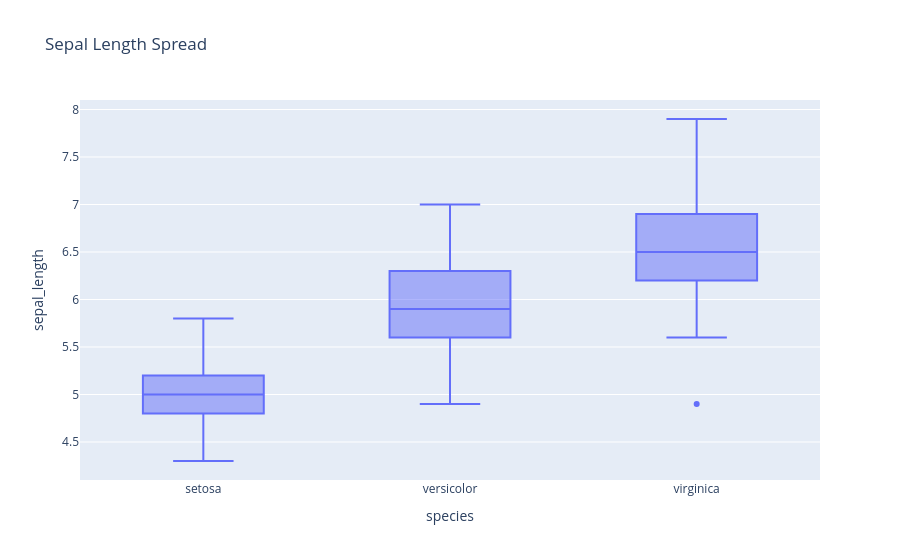

Notebook source saved alongside this figure:
### Code cell
fig = px.box(df, x="species", y="sepal_length", title="Sepal Length Spread")
fig.show()

### Figure 1 — Plotly figure (JSON) as saved in the notebook; plotly's stock layout.template omitted (floating-point values rounded to 4 significant figures; data arrays with more than 128 entries replaced by an {"elided": "..."} marker saying what was removed)
{"data": [{"alignmentgroup": "True", "hovertemplate": "species=%{x}<br>sepal_length=%{y}<extra></extra>", "legendgroup": "", "marker": {"color": "#636efa"}, "name": "", "notched": false, "offsetgroup": "", "orientation": "v", "showlegend": false, "type": "box", "x": {"elided": "150 str values"}, "x0": " ", "xaxis": "x", "y": {"elided": "150 float values"}, "y0": " ", "yaxis": "y"}], "layout": {"boxmode": "group", "legend": {"tracegroupgap": 0}, "title": {"text": "Sepal Length Spread"}, "xaxis": {"anchor": "y", "domain": [0, 1], "title": {"text": "species"}}, "yaxis": {"anchor": "x", "domain": [0, 1], "title": {"text": "sepal_length"}}}}
